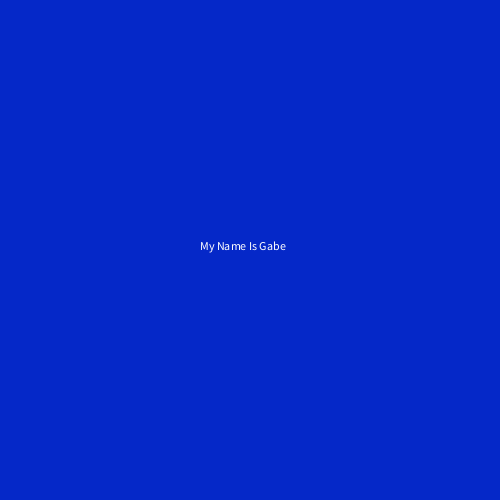
Frame 1 (no input)
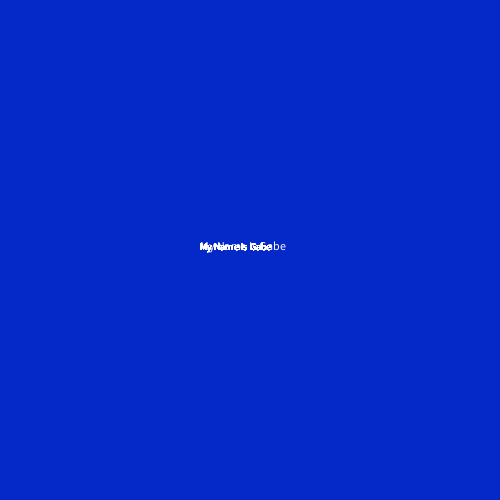
Frame 60 (the mouse pressed at the canvas centre just before this capture)
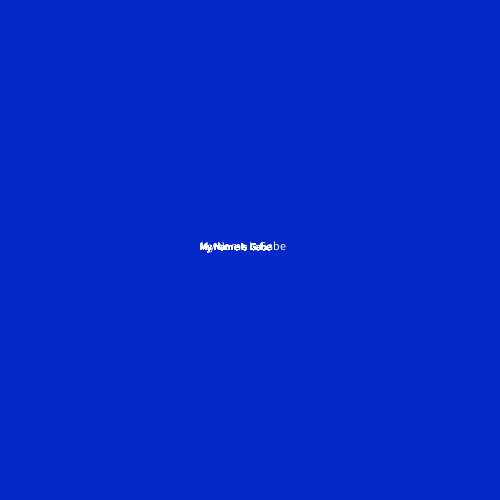
Frame 120 (the mouse held since frame 60 and released just before this capture)

The Processing sketch that drew these frames (run headless with seeded random() and noise(); from frame 60 on, the mouse is pressed at the canvas centre):

// Processing sketch: processing_30962
// ── processing_30962.pde

void setup() { 
    size(500,500);
    
   background(color(5,40,200));  
}
 
void draw() {  //draw function loops
text("My Name Is Gabe",200,250);
 textSize(10);  
}
 void mousePressed(){
 
 background(color(random(255), random(255),random(255)));  
  }             
